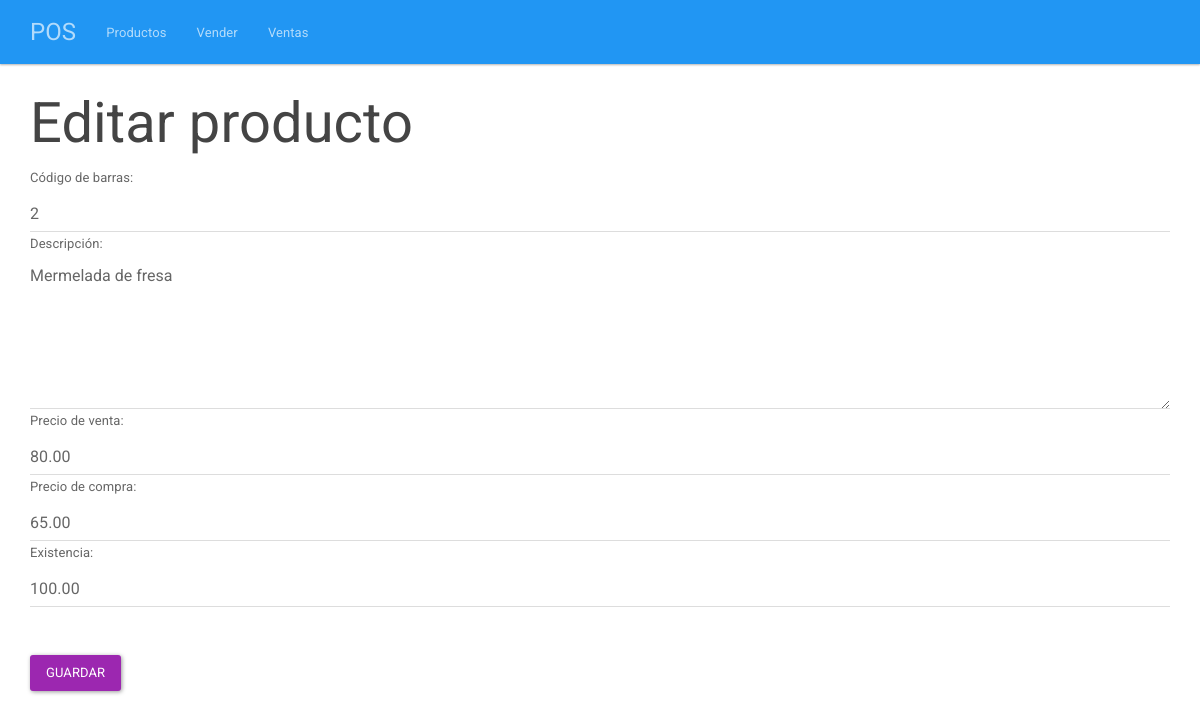
The page /index.php/productos/editar/2 on the database its author committed.
### tables this page shows
CREATE TABLE productos(
	id BIGINT UNSIGNED NOT NULL AUTO_INCREMENT,
	codigo VARCHAR(255) NOT NULL,
	descripcion VARCHAR(255) NOT NULL,
	precioVenta DECIMAL(5, 2) NOT NULL,
	precioCompra DECIMAL(5, 2) NOT NULL,
	existencia DECIMAL(5, 2) NOT NULL,
	PRIMARY KEY(id)
);

### application/controllers/Productos.php (called while the page is built, shortened)
<?php
class Productos extends CI_Controller{
    public function __construct(){
        $this->load->model("ProductoModel");
        $this->load->library('session');
    }
    public function editar($id){
        $producto = $this->ProductoModel->uno($id);
        $this->load->view("encabezado");
        $this->load->view("productos/editar", array("producto" => $producto));
        $this->load->view("pie");
    }
}
?>

### index.php (called while the page is built, shortened)
<?php
require_once BASEPATH.'core/CodeIgniter.php';

### application/models/ProductoModel.php (called while the page is built, shortened)
<?php
    class ProductoModel extends CI_Model{
        public function uno($id){
            return $this->db->get_where("productos", array("id" => $id))->row();
        }
    }
?>

### application/views/productos/editar.php (the view, shortened to what this page needs)
<div class="col-xs-12">
	<h1>Editar producto</h1>
	<form method="post" action="<?php echo base_url() ?>index.php/productos/guardarCambios">
		<label for="codigo">Código de barras:</label>
		<input value="<?php echo $producto->codigo ?>" class="form-control" name="codigo" required type="text" id="codigo" placeholder="Escribe el código">
		<label for="descripcion">Descripción:</label>
		<textarea required id="descripcion" name="descripcion" cols="30" rows="5" class="form-control"><?php echo $producto->descripcion ?></textarea>
		<label for="precioVenta">Precio de venta:</label>
		<input value="<?php echo $producto->precioVenta ?>" class="form-control" name="precioVenta" required type="number" id="precioVenta" placeholder="Precio de venta">
		<label for="precioCompra">Precio de compra:</label>
		<input value="<?php echo $producto->precioCompra ?>" class="form-control" name="precioCompra" required type="number" id="precioCompra" placeholder="Precio de compra">
		<label for="existencia">Existencia:</label>
		<input value="<?php echo $producto->existencia ?>" class="form-control" name="existencia" required type="number" id="existencia" placeholder="Cantidad o existencia">
		<br><br><input class="btn btn-info" type="submit" value="Guardar">
	</form>
</div>

### css/estilo.css (style rules this page uses)
body { padding-top: 70px; }

### rows shown on the page
productos: codigo "2", descripcion "Mermelada de fresa", precioVenta "80.00", precioCompra "65.00", existencia "100.00"
